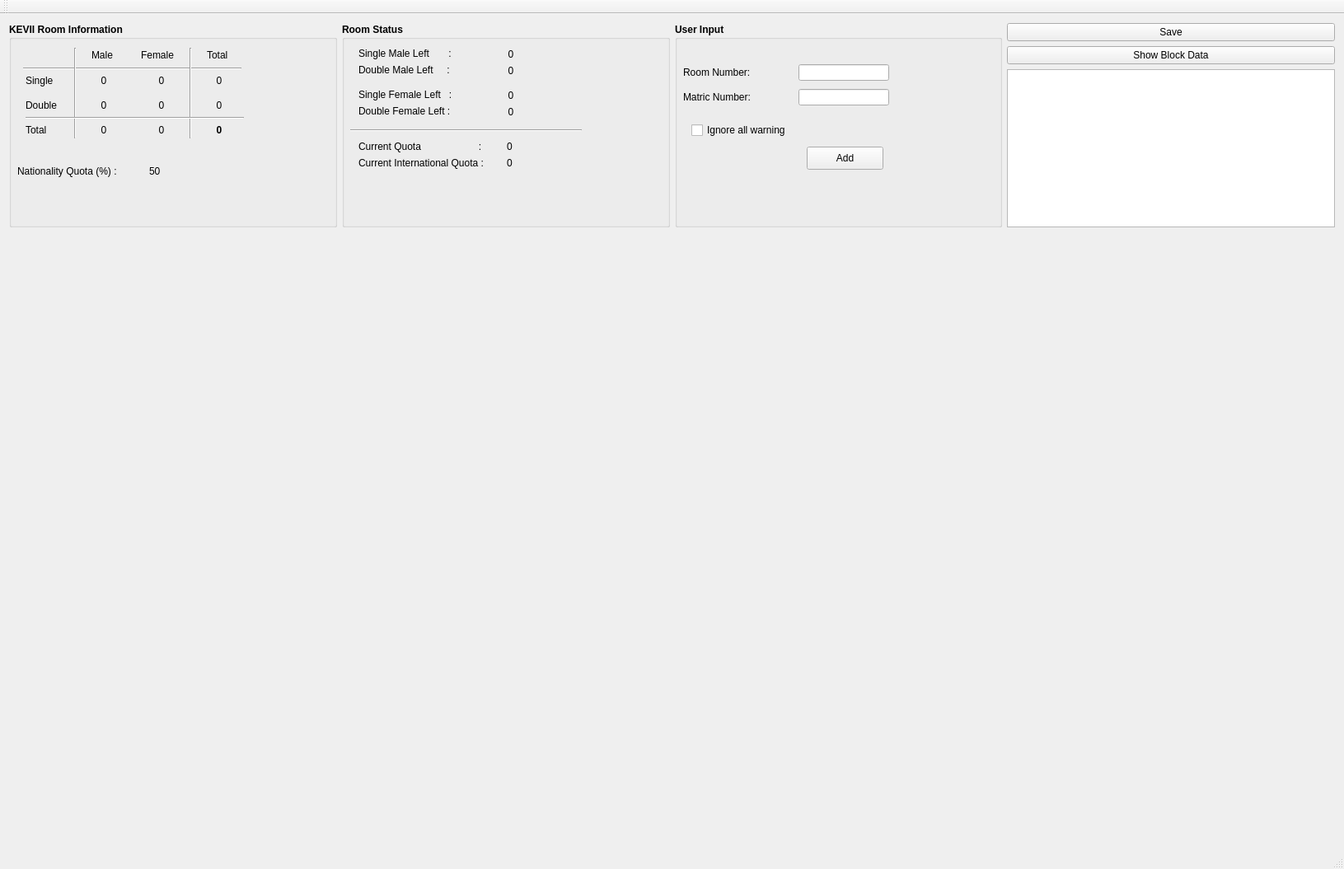
<?xml version="1.0" encoding="UTF-8"?>
<ui version="4.0">
 <class>RoomDraw</class>
 <widget class="QMainWindow" name="RoomDraw">
  <property name="geometry">
   <rect>
    <x>0</x>
    <y>0</y>
    <width>1631</width>
    <height>1055</height>
   </rect>
  </property>
  <property name="windowTitle">
   <string>RoomDraw</string>
  </property>
  <widget class="QWidget" name="centralWidget">
   <layout class="QVBoxLayout" name="verticalLayout" stretch="0,8">
    <item>
     <layout class="QHBoxLayout" name="horizontalLayout_2" stretch="3,3,3,3">
      <item>
       <layout class="QVBoxLayout" name="verticalLayout_3" stretch="0">
        <property name="sizeConstraint">
         <enum>QLayout::SetFixedSize</enum>
        </property>
        <item>
         <widget class="QGroupBox" name="groupBox">
          <property name="sizePolicy">
           <sizepolicy hsizetype="Minimum" vsizetype="Minimum">
            <horstretch>0</horstretch>
            <verstretch>0</verstretch>
           </sizepolicy>
          </property>
          <property name="minimumSize">
           <size>
            <width>300</width>
            <height>200</height>
           </size>
          </property>
          <property name="font">
           <font>
            <weight>75</weight>
            <bold>true</bold>
           </font>
          </property>
          <property name="title">
           <string>KEVII Room Information</string>
          </property>
          <widget class="QLabel" name="label">
           <property name="geometry">
            <rect>
             <x>20</x>
             <y>60</y>
             <width>60</width>
             <height>20</height>
            </rect>
           </property>
           <property name="font">
            <font>
             <weight>50</weight>
             <bold>false</bold>
            </font>
           </property>
           <property name="text">
            <string>Single</string>
           </property>
          </widget>
          <widget class="QLabel" name="label_2">
           <property name="geometry">
            <rect>
             <x>20</x>
             <y>90</y>
             <width>60</width>
             <height>20</height>
            </rect>
           </property>
           <property name="font">
            <font>
             <weight>50</weight>
             <bold>false</bold>
            </font>
           </property>
           <property name="text">
            <string>Double</string>
           </property>
          </widget>
          <widget class="QLabel" name="label_3">
           <property name="geometry">
            <rect>
             <x>20</x>
             <y>120</y>
             <width>60</width>
             <height>20</height>
            </rect>
           </property>
           <property name="font">
            <font>
             <weight>50</weight>
             <bold>false</bold>
            </font>
           </property>
           <property name="text">
            <string>Total</string>
           </property>
          </widget>
          <widget class="QLabel" name="label_4">
           <property name="geometry">
            <rect>
             <x>100</x>
             <y>30</y>
             <width>59</width>
             <height>17</height>
            </rect>
           </property>
           <property name="font">
            <font>
             <weight>50</weight>
             <bold>false</bold>
            </font>
           </property>
           <property name="text">
            <string>Male</string>
           </property>
          </widget>
          <widget class="QLabel" name="label_5">
           <property name="geometry">
            <rect>
             <x>160</x>
             <y>30</y>
             <width>59</width>
             <height>17</height>
            </rect>
           </property>
           <property name="font">
            <font>
             <weight>50</weight>
             <bold>false</bold>
            </font>
           </property>
           <property name="text">
            <string>Female</string>
           </property>
          </widget>
          <widget class="QLabel" name="label_6">
           <property name="geometry">
            <rect>
             <x>240</x>
             <y>30</y>
             <width>59</width>
             <height>17</height>
            </rect>
           </property>
           <property name="font">
            <font>
             <weight>50</weight>
             <bold>false</bold>
            </font>
           </property>
           <property name="text">
            <string>Total</string>
           </property>
          </widget>
          <widget class="Line" name="line">
           <property name="geometry">
            <rect>
             <x>17</x>
             <y>50</y>
             <width>265</width>
             <height>10</height>
            </rect>
           </property>
           <property name="orientation">
            <enum>Qt::Horizontal</enum>
           </property>
          </widget>
          <widget class="Line" name="line_2">
           <property name="geometry">
            <rect>
             <x>70</x>
             <y>30</y>
             <width>20</width>
             <height>110</height>
            </rect>
           </property>
           <property name="orientation">
            <enum>Qt::Vertical</enum>
           </property>
          </widget>
          <widget class="Line" name="line_3">
           <property name="geometry">
            <rect>
             <x>210</x>
             <y>30</y>
             <width>20</width>
             <height>110</height>
            </rect>
           </property>
           <property name="orientation">
            <enum>Qt::Vertical</enum>
           </property>
          </widget>
          <widget class="Line" name="line_4">
           <property name="geometry">
            <rect>
             <x>20</x>
             <y>110</y>
             <width>265</width>
             <height>10</height>
            </rect>
           </property>
           <property name="orientation">
            <enum>Qt::Horizontal</enum>
           </property>
          </widget>
          <widget class="QLabel" name="txt_single_male">
           <property name="geometry">
            <rect>
             <x>100</x>
             <y>60</y>
             <width>30</width>
             <height>20</height>
            </rect>
           </property>
           <property name="font">
            <font>
             <weight>50</weight>
             <bold>false</bold>
            </font>
           </property>
           <property name="text">
            <string>0</string>
           </property>
           <property name="alignment">
            <set>Qt::AlignCenter</set>
           </property>
          </widget>
          <widget class="QLabel" name="txt_single_female">
           <property name="geometry">
            <rect>
             <x>170</x>
             <y>60</y>
             <width>30</width>
             <height>20</height>
            </rect>
           </property>
           <property name="font">
            <font>
             <weight>50</weight>
             <bold>false</bold>
            </font>
           </property>
           <property name="text">
            <string>0</string>
           </property>
           <property name="alignment">
            <set>Qt::AlignCenter</set>
           </property>
          </widget>
          <widget class="QLabel" name="txt_single_total">
           <property name="geometry">
            <rect>
             <x>240</x>
             <y>60</y>
             <width>30</width>
             <height>20</height>
            </rect>
           </property>
           <property name="font">
            <font>
             <weight>50</weight>
             <bold>false</bold>
            </font>
           </property>
           <property name="text">
            <string>0</string>
           </property>
           <property name="alignment">
            <set>Qt::AlignCenter</set>
           </property>
          </widget>
          <widget class="QLabel" name="txt_double_total">
           <property name="geometry">
            <rect>
             <x>240</x>
             <y>90</y>
             <width>30</width>
             <height>20</height>
            </rect>
           </property>
           <property name="font">
            <font>
             <weight>50</weight>
             <bold>false</bold>
            </font>
           </property>
           <property name="text">
            <string>0</string>
           </property>
           <property name="alignment">
            <set>Qt::AlignCenter</set>
           </property>
          </widget>
          <widget class="QLabel" name="txt_total">
           <property name="geometry">
            <rect>
             <x>240</x>
             <y>120</y>
             <width>30</width>
             <height>20</height>
            </rect>
           </property>
           <property name="font">
            <font>
             <weight>75</weight>
             <bold>true</bold>
             <underline>false</underline>
            </font>
           </property>
           <property name="text">
            <string>0</string>
           </property>
           <property name="alignment">
            <set>Qt::AlignCenter</set>
           </property>
          </widget>
          <widget class="QLabel" name="txt_double_male">
           <property name="geometry">
            <rect>
             <x>100</x>
             <y>90</y>
             <width>30</width>
             <height>20</height>
            </rect>
           </property>
           <property name="font">
            <font>
             <weight>50</weight>
             <bold>false</bold>
            </font>
           </property>
           <property name="text">
            <string>0</string>
           </property>
           <property name="alignment">
            <set>Qt::AlignCenter</set>
           </property>
          </widget>
          <widget class="QLabel" name="txt_double_female">
           <property name="geometry">
            <rect>
             <x>170</x>
             <y>90</y>
             <width>30</width>
             <height>20</height>
            </rect>
           </property>
           <property name="font">
            <font>
             <weight>50</weight>
             <bold>false</bold>
            </font>
           </property>
           <property name="text">
            <string>0</string>
           </property>
           <property name="alignment">
            <set>Qt::AlignCenter</set>
           </property>
          </widget>
          <widget class="QLabel" name="txt_female_total">
           <property name="geometry">
            <rect>
             <x>170</x>
             <y>120</y>
             <width>30</width>
             <height>20</height>
            </rect>
           </property>
           <property name="font">
            <font>
             <weight>50</weight>
             <bold>false</bold>
            </font>
           </property>
           <property name="text">
            <string>0</string>
           </property>
           <property name="alignment">
            <set>Qt::AlignCenter</set>
           </property>
          </widget>
          <widget class="QLabel" name="txt_male_total">
           <property name="geometry">
            <rect>
             <x>100</x>
             <y>120</y>
             <width>30</width>
             <height>20</height>
            </rect>
           </property>
           <property name="font">
            <font>
             <weight>50</weight>
             <bold>false</bold>
            </font>
           </property>
           <property name="text">
            <string>0</string>
           </property>
           <property name="alignment">
            <set>Qt::AlignCenter</set>
           </property>
          </widget>
          <widget class="QLabel" name="label_25">
           <property name="geometry">
            <rect>
             <x>10</x>
             <y>170</y>
             <width>131</width>
             <height>20</height>
            </rect>
           </property>
           <property name="font">
            <font>
             <weight>50</weight>
             <bold>false</bold>
            </font>
           </property>
           <property name="text">
            <string>Nationality Quota (%) :</string>
           </property>
          </widget>
          <widget class="QLabel" name="label_15">
           <property name="geometry">
            <rect>
             <x>170</x>
             <y>170</y>
             <width>55</width>
             <height>20</height>
            </rect>
           </property>
           <property name="font">
            <font>
             <weight>50</weight>
             <bold>false</bold>
            </font>
           </property>
           <property name="text">
            <string>50</string>
           </property>
          </widget>
         </widget>
        </item>
       </layout>
      </item>
      <item>
       <layout class="QVBoxLayout" name="verticalLayout_4">
        <item>
         <widget class="QGroupBox" name="groupBox_2">
          <property name="sizePolicy">
           <sizepolicy hsizetype="Minimum" vsizetype="Minimum">
            <horstretch>0</horstretch>
            <verstretch>0</verstretch>
           </sizepolicy>
          </property>
          <property name="minimumSize">
           <size>
            <width>300</width>
            <height>200</height>
           </size>
          </property>
          <property name="font">
           <font>
            <weight>75</weight>
            <bold>true</bold>
           </font>
          </property>
          <property name="title">
           <string>Room Status</string>
          </property>
          <widget class="QLabel" name="label_7">
           <property name="geometry">
            <rect>
             <x>20</x>
             <y>160</y>
             <width>291</width>
             <height>20</height>
            </rect>
           </property>
           <property name="font">
            <font>
             <weight>50</weight>
             <bold>false</bold>
            </font>
           </property>
           <property name="text">
            <string>Current International Quota :          </string>
           </property>
          </widget>
          <widget class="QLabel" name="label_8">
           <property name="geometry">
            <rect>
             <x>20</x>
             <y>28</y>
             <width>151</width>
             <height>17</height>
            </rect>
           </property>
           <property name="font">
            <font>
             <weight>50</weight>
             <bold>false</bold>
            </font>
           </property>
           <property name="text">
            <string>Single Male Left       :</string>
           </property>
          </widget>
          <widget class="QLabel" name="label_9">
           <property name="geometry">
            <rect>
             <x>20</x>
             <y>48</y>
             <width>151</width>
             <height>17</height>
            </rect>
           </property>
           <property name="font">
            <font>
             <weight>50</weight>
             <bold>false</bold>
            </font>
           </property>
           <property name="text">
            <string>Double Male Left     :</string>
           </property>
          </widget>
          <widget class="QLabel" name="label_10">
           <property name="geometry">
            <rect>
             <x>20</x>
             <y>78</y>
             <width>151</width>
             <height>17</height>
            </rect>
           </property>
           <property name="font">
            <font>
             <weight>50</weight>
             <bold>false</bold>
            </font>
           </property>
           <property name="text">
            <string>Single Female Left   :</string>
           </property>
          </widget>
          <widget class="QLabel" name="label_11">
           <property name="geometry">
            <rect>
             <x>20</x>
             <y>98</y>
             <width>151</width>
             <height>17</height>
            </rect>
           </property>
           <property name="font">
            <font>
             <weight>50</weight>
             <bold>false</bold>
            </font>
           </property>
           <property name="text">
            <string>Double Female Left :</string>
           </property>
          </widget>
          <widget class="QLabel" name="txt_single_male_left">
           <property name="geometry">
            <rect>
             <x>190</x>
             <y>28</y>
             <width>30</width>
             <height>20</height>
            </rect>
           </property>
           <property name="font">
            <font>
             <weight>50</weight>
             <bold>false</bold>
            </font>
           </property>
           <property name="text">
            <string>0</string>
           </property>
           <property name="alignment">
            <set>Qt::AlignCenter</set>
           </property>
          </widget>
          <widget class="QLabel" name="txt_double_male_left">
           <property name="geometry">
            <rect>
             <x>190</x>
             <y>48</y>
             <width>30</width>
             <height>20</height>
            </rect>
           </property>
           <property name="font">
            <font>
             <weight>50</weight>
             <bold>false</bold>
            </font>
           </property>
           <property name="text">
            <string>0</string>
           </property>
           <property name="alignment">
            <set>Qt::AlignCenter</set>
           </property>
          </widget>
          <widget class="QLabel" name="txt_single_female_left">
           <property name="geometry">
            <rect>
             <x>190</x>
             <y>78</y>
             <width>30</width>
             <height>20</height>
            </rect>
           </property>
           <property name="font">
            <font>
             <weight>50</weight>
             <bold>false</bold>
            </font>
           </property>
           <property name="text">
            <string>0</string>
           </property>
           <property name="alignment">
            <set>Qt::AlignCenter</set>
           </property>
          </widget>
          <widget class="QLabel" name="txt_double_female_left">
           <property name="geometry">
            <rect>
             <x>190</x>
             <y>98</y>
             <width>30</width>
             <height>20</height>
            </rect>
           </property>
           <property name="font">
            <font>
             <weight>50</weight>
             <bold>false</bold>
            </font>
           </property>
           <property name="text">
            <string>0</string>
           </property>
           <property name="alignment">
            <set>Qt::AlignCenter</set>
           </property>
          </widget>
          <widget class="QLabel" name="label_12">
           <property name="geometry">
            <rect>
             <x>20</x>
             <y>140</y>
             <width>291</width>
             <height>20</height>
            </rect>
           </property>
           <property name="font">
            <font>
             <weight>50</weight>
             <bold>false</bold>
            </font>
           </property>
           <property name="text">
            <string>Current Quota                     :         </string>
           </property>
          </widget>
          <widget class="QLabel" name="txt_quota">
           <property name="geometry">
            <rect>
             <x>200</x>
             <y>140</y>
             <width>81</width>
             <height>20</height>
            </rect>
           </property>
           <property name="font">
            <font>
             <weight>50</weight>
             <bold>false</bold>
            </font>
           </property>
           <property name="text">
            <string>0</string>
           </property>
           <property name="alignment">
            <set>Qt::AlignLeading|Qt::AlignLeft|Qt::AlignVCenter</set>
           </property>
          </widget>
          <widget class="QLabel" name="txt_international_quota">
           <property name="geometry">
            <rect>
             <x>200</x>
             <y>160</y>
             <width>81</width>
             <height>20</height>
            </rect>
           </property>
           <property name="font">
            <font>
             <weight>50</weight>
             <bold>false</bold>
            </font>
           </property>
           <property name="text">
            <string>0</string>
           </property>
           <property name="alignment">
            <set>Qt::AlignLeading|Qt::AlignLeft|Qt::AlignVCenter</set>
           </property>
          </widget>
          <widget class="Line" name="line_5">
           <property name="geometry">
            <rect>
             <x>10</x>
             <y>122</y>
             <width>281</width>
             <height>16</height>
            </rect>
           </property>
           <property name="orientation">
            <enum>Qt::Horizontal</enum>
           </property>
          </widget>
         </widget>
        </item>
       </layout>
      </item>
      <item>
       <layout class="QVBoxLayout" name="verticalLayout_2">
        <item>
         <widget class="QGroupBox" name="groupBox_3">
          <property name="sizePolicy">
           <sizepolicy hsizetype="Minimum" vsizetype="Minimum">
            <horstretch>0</horstretch>
            <verstretch>0</verstretch>
           </sizepolicy>
          </property>
          <property name="minimumSize">
           <size>
            <width>300</width>
            <height>200</height>
           </size>
          </property>
          <property name="font">
           <font>
            <weight>75</weight>
            <bold>true</bold>
           </font>
          </property>
          <property name="title">
           <string>User Input</string>
          </property>
          <widget class="QLabel" name="label_13">
           <property name="geometry">
            <rect>
             <x>10</x>
             <y>50</y>
             <width>130</width>
             <height>20</height>
            </rect>
           </property>
           <property name="font">
            <font>
             <weight>50</weight>
             <bold>false</bold>
            </font>
           </property>
           <property name="text">
            <string>Room Number:</string>
           </property>
          </widget>
          <widget class="QLabel" name="label_14">
           <property name="geometry">
            <rect>
             <x>10</x>
             <y>80</y>
             <width>130</width>
             <height>20</height>
            </rect>
           </property>
           <property name="font">
            <font>
             <weight>50</weight>
             <bold>false</bold>
            </font>
           </property>
           <property name="text">
            <string>Matric Number:</string>
           </property>
          </widget>
          <widget class="QPushButton" name="btn_add">
           <property name="geometry">
            <rect>
             <x>160</x>
             <y>150</y>
             <width>93</width>
             <height>28</height>
            </rect>
           </property>
           <property name="font">
            <font>
             <weight>50</weight>
             <bold>false</bold>
            </font>
           </property>
           <property name="text">
            <string>Add</string>
           </property>
          </widget>
          <widget class="QLineEdit" name="box_rn">
           <property name="geometry">
            <rect>
             <x>150</x>
             <y>50</y>
             <width>110</width>
             <height>20</height>
            </rect>
           </property>
           <property name="font">
            <font>
             <weight>50</weight>
             <bold>false</bold>
            </font>
           </property>
          </widget>
          <widget class="QLineEdit" name="box_mn">
           <property name="geometry">
            <rect>
             <x>150</x>
             <y>80</y>
             <width>110</width>
             <height>20</height>
            </rect>
           </property>
           <property name="font">
            <font>
             <weight>50</weight>
             <bold>false</bold>
            </font>
           </property>
          </widget>
          <widget class="QCheckBox" name="cb_ignorewarning">
           <property name="geometry">
            <rect>
             <x>20</x>
             <y>120</y>
             <width>191</width>
             <height>20</height>
            </rect>
           </property>
           <property name="font">
            <font>
             <weight>50</weight>
             <bold>false</bold>
            </font>
           </property>
           <property name="text">
            <string>Ignore all warning</string>
           </property>
          </widget>
         </widget>
        </item>
       </layout>
      </item>
      <item>
       <layout class="QVBoxLayout" name="verticalLayout_7">
        <item>
         <widget class="QPushButton" name="btn_save">
          <property name="sizePolicy">
           <sizepolicy hsizetype="Minimum" vsizetype="Minimum">
            <horstretch>0</horstretch>
            <verstretch>0</verstretch>
           </sizepolicy>
          </property>
          <property name="font">
           <font>
            <weight>50</weight>
            <bold>false</bold>
           </font>
          </property>
          <property name="text">
           <string>Save</string>
          </property>
         </widget>
        </item>
        <item>
         <widget class="QPushButton" name="btn_block">
          <property name="sizePolicy">
           <sizepolicy hsizetype="Minimum" vsizetype="Minimum">
            <horstretch>0</horstretch>
            <verstretch>0</verstretch>
           </sizepolicy>
          </property>
          <property name="text">
           <string>Show Block Data</string>
          </property>
         </widget>
        </item>
        <item>
         <widget class="QTextBrowser" name="txt_error">
          <property name="sizePolicy">
           <sizepolicy hsizetype="Minimum" vsizetype="Minimum">
            <horstretch>0</horstretch>
            <verstretch>0</verstretch>
           </sizepolicy>
          </property>
         </widget>
        </item>
       </layout>
      </item>
     </layout>
    </item>
    <item>
     <layout class="QHBoxLayout" name="horizontalLayout" stretch="9">
      <item>
       <widget class="QCustomPlot" name="roomPlot" native="true"/>
      </item>
     </layout>
    </item>
   </layout>
  </widget>
  <widget class="QMenuBar" name="menuBar">
   <property name="geometry">
    <rect>
     <x>0</x>
     <y>0</y>
     <width>1631</width>
     <height>26</height>
    </rect>
   </property>
  </widget>
  <widget class="QToolBar" name="mainToolBar">
   <attribute name="toolBarArea">
    <enum>TopToolBarArea</enum>
   </attribute>
   <attribute name="toolBarBreak">
    <bool>false</bool>
   </attribute>
  </widget>
  <widget class="QStatusBar" name="statusBar"/>
 </widget>
 <layoutdefault spacing="6" margin="11"/>
 <customwidgets>
  <customwidget>
   <class>QCustomPlot</class>
   <extends>QWidget</extends>
   <header location="global">qcustomplot.h</header>
   <container>1</container>
  </customwidget>
 </customwidgets>
 <resources/>
 <connections/>
</ui>
